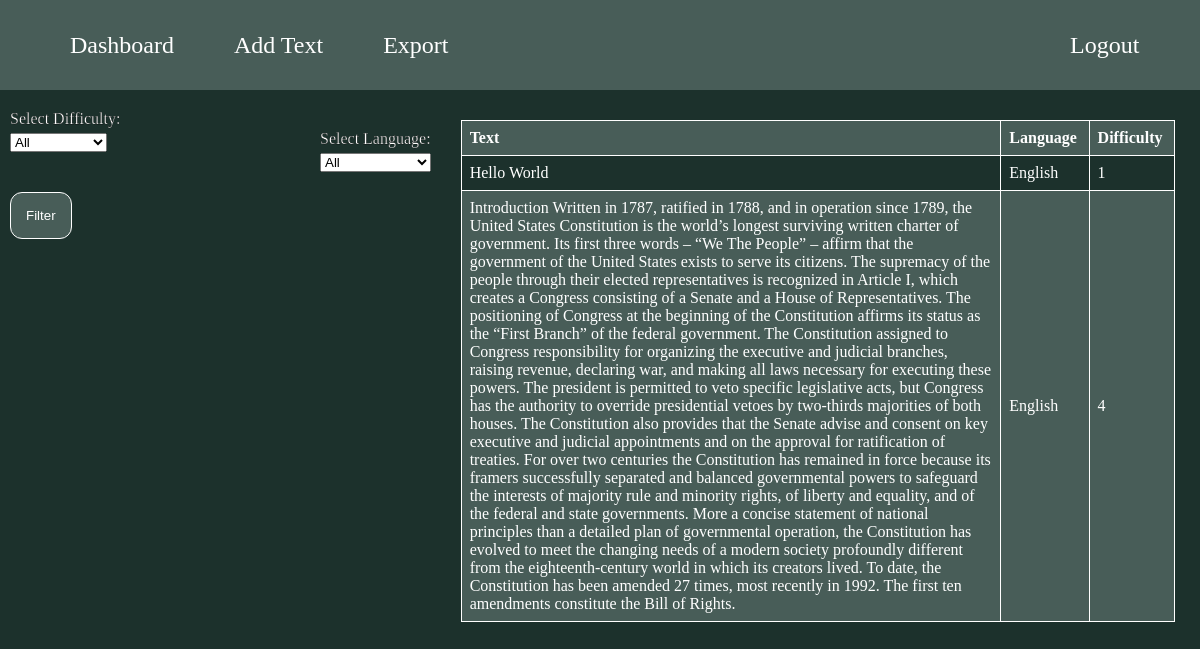
The page /dashboard (signed in) on the database as committed earlier.
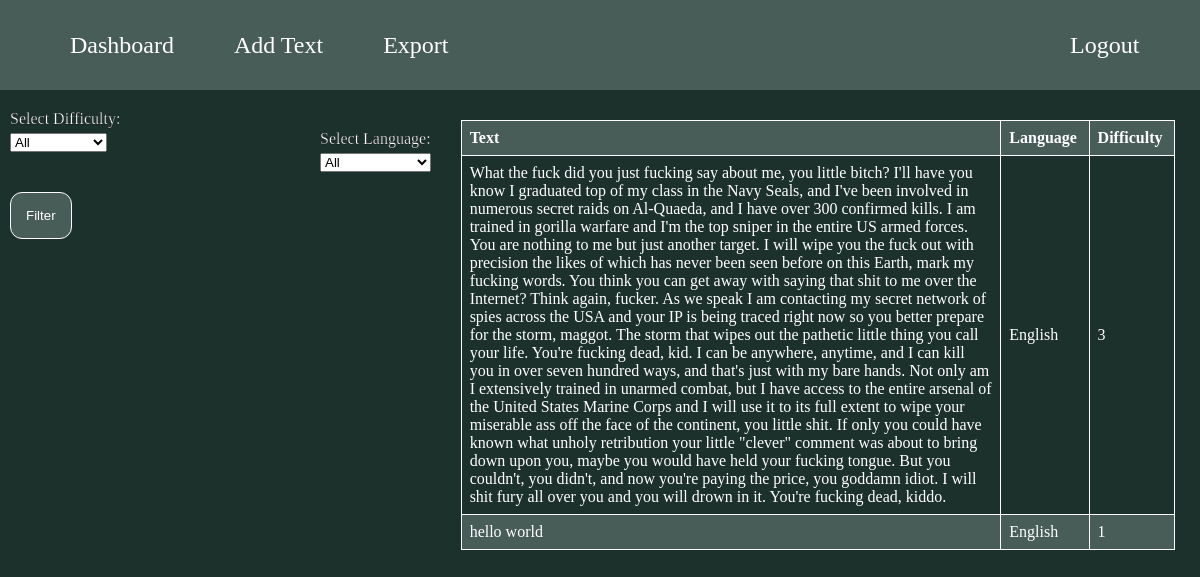
The same page on the database as committed later.
### tables this page shows
CREATE TABLE cards (
                 id INTEGER PRIMARY KEY AUTOINCREMENT,
                 text TEXT UNIQUE NOT NULL,
                 diff INTEGER NOT NULL,
                 lang TEXT NOT NULL,
                 auth TEXT NOT NULL);

### Kitabi.py (the view)
@app.route('/dashboard', methods=['GET'])
def dashboard():
    if is_logged_in():
        diff = request.args.get('diff')
        lang = request.args.get('lang')
        query = "SELECT text, lang, diff FROM cards"
        if diff and lang:
            query += f" WHERE diff='{diff}' AND lang='{lang}'"
        elif diff:
            query += f" WHERE diff='{diff}'"
        elif lang:
            query += f" WHERE lang='{lang}'"
        conn = create_connection()
        cursor = conn.cursor()
        cursor.execute(query)
        cards_data = cursor.fetchall()
        conn.close()
        return render_template('dashboard.html', is_logged_in=is_logged_in(), cards_data=cards_data)
    else:
        return redirect(url_for('login'))

### Kitabi.py (called while the page is built)
def create_connection():
    return sqlite3.connect(DATABASE)

def is_logged_in():
    return 'logged_in' in session

### templates/dashboard.html (shortened to what this page needs)
<!DOCTYPE html>
<html lang="en">
<head>
    <link rel="stylesheet" href="/static/style.css">
</head>
<body>
<main>
    <nav>
        <ul class="main">
            <li><a href="/dashboard">Dashboard</a></li>
            <li><a href="/newText">Add Text</a></li>
            <li><a href="/export">Export</a></li>
        </ul>
        <ul class="user-in">
            <li><a href="/login">Logout</a></li>
        </ul>
    </nav>
    <div class="row">
        <form action="/dashboard" method="GET">
            <div class="container">
                <div class="left-column">
                    <label for="diff">Select Difficulty:</label>
                    <select name="diff" id="diff">
                        <option value="">All</option>
                    </select>
                </div>
                <div class="right-column">
                    <label for="lang">Select Language:</label>
                    <select name="lang" id="lang">
                        <option value="">All</option>
                    </select>
                </div>
            </div>
            <div class="b">
                <input type="submit" value="Filter">
            </div>
        </form>
    </div>
    <div class="row">
        <table>
            <tr>
                <th>Text</th>
                <th>Language</th>
                <th>Difficulty</th>
            </tr>
            {% for card in cards_data %}
            <tr>
                <td>{{ card[0] }}</td>
                <td>{{ card[1] }}</td>
                <td>{{ card[2] }}</td>
            </tr>
            {% endfor %}
        </table>
    </div>
</main>
</body>
</html>

Rows that differ between the two databases and show on the page:
changed cards: text "Hello World" → "What the fuck did you just fucking say about me, you little bitch? I'll have you know I graduated top of my class in the Navy Seals, and I've been involved in numerous secret raids on Al-Quaeda, and I have over 300 confirmed kills. I am trained in gorilla warfare and I'm the top sniper in the entire US armed forces. You are nothing to me but just another target. I will wipe you the fuck out with precision the likes of which has never been seen before on this Earth, mark my fucking words. You think you can get away with saying that shit to me over the Internet? Think again, fucker. As we speak I am contacting my secret network of spies across the USA and your IP is being traced right now so…"; diff "1" → "3"
changed cards: text "Introduction Written in 1787, ratified in 1788, and in operation since 1789, the United States Constitution is the world’s longest surviving written charter of government. Its first three words – “We The People” – affirm that the government of the United States exists to serve its citizens. The supremacy of the people through their elected representatives is recognized in Article I, which creates a Congress consisting of a Senate and a House of Representatives. The positioning of Congress at the beginning of the Constitution affirms its status as the “First Branch” of the federal government. The Constitution assigned to Congress responsibility for organizing the executive and judicial…" → "hello world"; diff "4" → "1"
